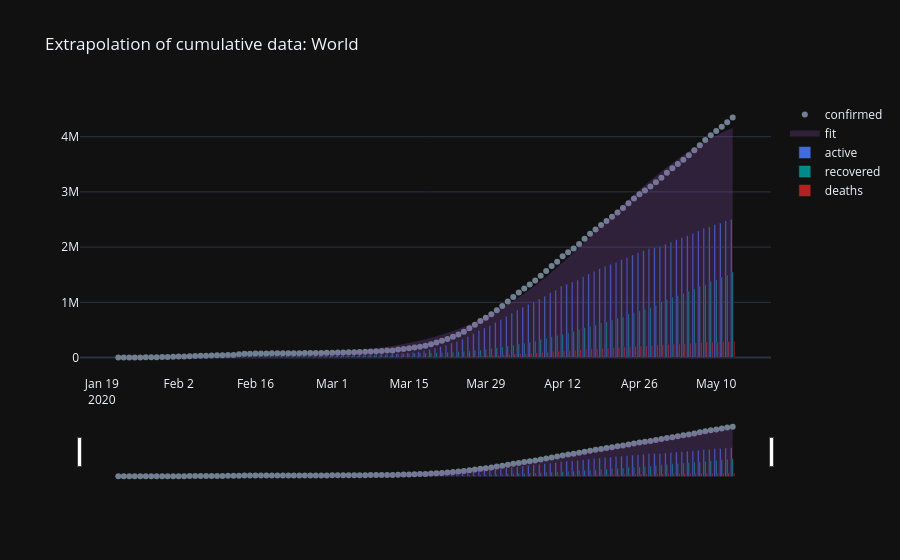

Write notebook code for a chart like this one.
### Markdown cell above
### Plot cumulative cases + model fit

### Code cell
fig = go.Figure()

fig.add_trace(go.Scatter(
    x=model.dtf.index,
    y=model.dtf["data"],
    mode='markers',
    name='confirmed',
    marker_color='slategrey'
))

fig.add_trace(go.Scatter(
    x=model.dtf.index,
    y=model.dtf["fit_data"],
    mode='none',
    name='fit',
    fill='tozeroy',
    fillcolor='rgba(140, 80, 180, 0.25)'
))

fig.add_trace(go.Bar(
    x=model.dtf.index,
    y=model.dtf["active"],
    name='active',
    marker_color='royalblue'
))

fig.add_trace(go.Bar(
    x=model.dtf.index,
    y=model.dtf["recovered"],
    name='recovered',
    marker_color='darkcyan'
))

fig.add_trace(go.Bar(
    x=model.dtf.index,
    y=model.dtf["deaths"],
    name='deaths',
    marker_color='firebrick'
))

# add slider
fig.update_xaxes(
    rangeslider_visible=True
)

# set background color
fig.update_layout(
    title="Extrapolation of cumulative data: " + country,
    template='plotly_dark'
)
